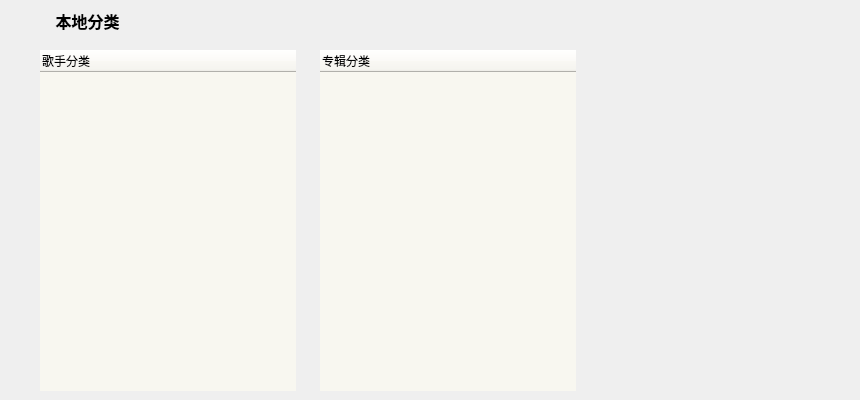
      <widget class="QWidget" name="tab_3">
       <attribute name="title">
        <string> 本地分类</string>
       </attribute>
       <widget class="QTreeWidget" name="authorWidget">
        <property name="geometry">
         <rect>
          <x>40</x>
          <y>50</y>
          <width>256</width>
          <height>341</height>
         </rect>
        </property>
        <property name="styleSheet">
         <string notr="true">background-color: rgb(248, 247, 240);
border: none;
</string>
        </property>
        <column>
         <property name="text">
          <string>歌手分类</string>
         </property>
        </column>
       </widget>
       <widget class="QTreeWidget" name="albumWidget">
        <property name="geometry">
         <rect>
          <x>320</x>
          <y>50</y>
          <width>256</width>
          <height>341</height>
         </rect>
        </property>
        <property name="styleSheet">
         <string notr="true">background-color: rgb(248, 247, 240);
    border: none;
</string>
        </property>
        <column>
         <property name="text">
          <string notr="true">专辑分类</string>
         </property>
        </column>
       </widget>
       <widget class="QPushButton" name="addFilesButton">
        <property name="geometry">
         <rect>
          <x>40</x>
          <y>0</y>
          <width>95</width>
          <height>41</height>
         </rect>
        </property>
        <property name="styleSheet">
         <string notr="true">QPushButton
{
    border: none;
    font-family: &quot;微软雅黑&quot;;
    font-size: 16px;
    padding-left: 5px;
    padding-right: 5px;
    min-width: 85px;
    min-height: 30px;
    font-weight: bold;

}

QPushButton:hover
{
    border-bottom: 3px solid rgb(229, 223, 213);
}

QPushButton:pressed
{
    border-bottom: 3px solid rgb(237, 241, 187);
    color: rgb(229,223,213);
    font-size: 20px;
    font-weight: bold;
}
</string>
        </property>
        <property name="text">
         <string>本地分类</string>
        </property>
       </widget>
       <widget class="QWidget" name="widget_4" native="true">
        <property name="geometry">
         <rect>
          <x>620</x>
          <y>50</y>
          <width>101</width>
          <height>101</height>
         </rect>
        </property>
        <property name="styleSheet">
         <string notr="true">border-image: url(:/image/findMusic/tab5.jpg);
border-radius:12px;
</string>
        </property>
       </widget>
       <widget class="QWidget" name="widget_5" native="true">
        <property name="geometry">
         <rect>
          <x>620</x>
          <y>290</y>
          <width>101</width>
          <height>101</height>
         </rect>
        </property>
        <property name="styleSheet">
         <string notr="true">border-image: url(:/image/findMusic/tab12.jpg);
border-radius:12px;
</string>
        </property>
       </widget>
       <widget class="QWidget" name="widget_7" native="true">
        <property name="geometry">
         <rect>
          <x>750</x>
          <y>170</y>
          <width>101</width>
          <height>101</height>
         </rect>
        </property>
        <property name="styleSheet">
         <string notr="true">border-image: url(:/image/findMusic/tab8.jpg);
border-radius:12px;
</string>
        </property>
       </widget>
       <widget class="QWidget" name="widget_8" native="true">
        <property name="geometry">
         <rect>
          <x>620</x>
          <y>170</y>
          <width>101</width>
          <height>101</height>
         </rect>
        </property>
        <property name="styleSheet">
         <string notr="true">border-image: url(:/image/findMusic/tab9.jpg);
border-radius:12px;
</string>
        </property>
       </widget>
       <widget class="QWidget" name="widget_9" native="true">
        <property name="geometry">
         <rect>
          <x>750</x>
          <y>290</y>
          <width>101</width>
          <height>101</height>
         </rect>
        </property>
        <property name="styleSheet">
         <string notr="true">border-image: url(:/image/findMusic/tab11.jpg);
border-radius:12px;
</string>
        </property>
       </widget>
       <widget class="QWidget" name="widget_6" native="true">
        <property name="geometry">
         <rect>
          <x>750</x>
          <y>50</y>
          <width>101</width>
          <height>101</height>
         </rect>
        </property>
        <property name="styleSheet">
         <string notr="true">border-image: url(:/image/findMusic/tab7.jpg);
border-radius:12px;
</string>
        </property>
       </widget>
      </widget>
